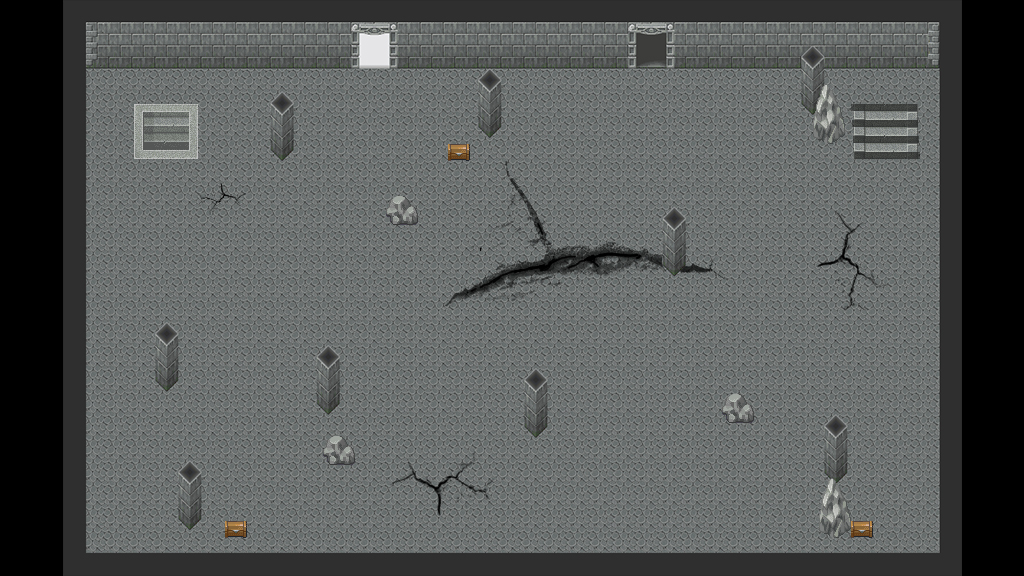

Below is a game level as drawn by its tile map, then a one-line description and the .tmx that defines it (tile-layer data replaced by summaries):
An orthogonal 32x18 tile map with 32x32 px tiles, 2 tile layers (Nivel, Muros Invisibles), 2 tilesets.

<map version="1.2" tiledversion="1.3.4" orientation="orthogonal" renderorder="right-down" width="32" height="18" tilewidth="32" tileheight="32" infinite="0" nextlayerid="4" nextobjectid="1">
 <tileset firstgid="1" source="Nivel1.M.tsx" />
 <tileset firstgid="2" source="Nivel1.tsx" />
 <layer id="3" name="Nivel" width="32" height="18">
  <data>[576 cells, 1 non-empty, 1 distinct tile ids]</data>
 </layer>
 <layer id="2" name="Muros Invisibles" width="32" height="18">
  <data>[576 cells, 183 non-empty, 183 distinct tile ids]</data>
 </layer>
</map>